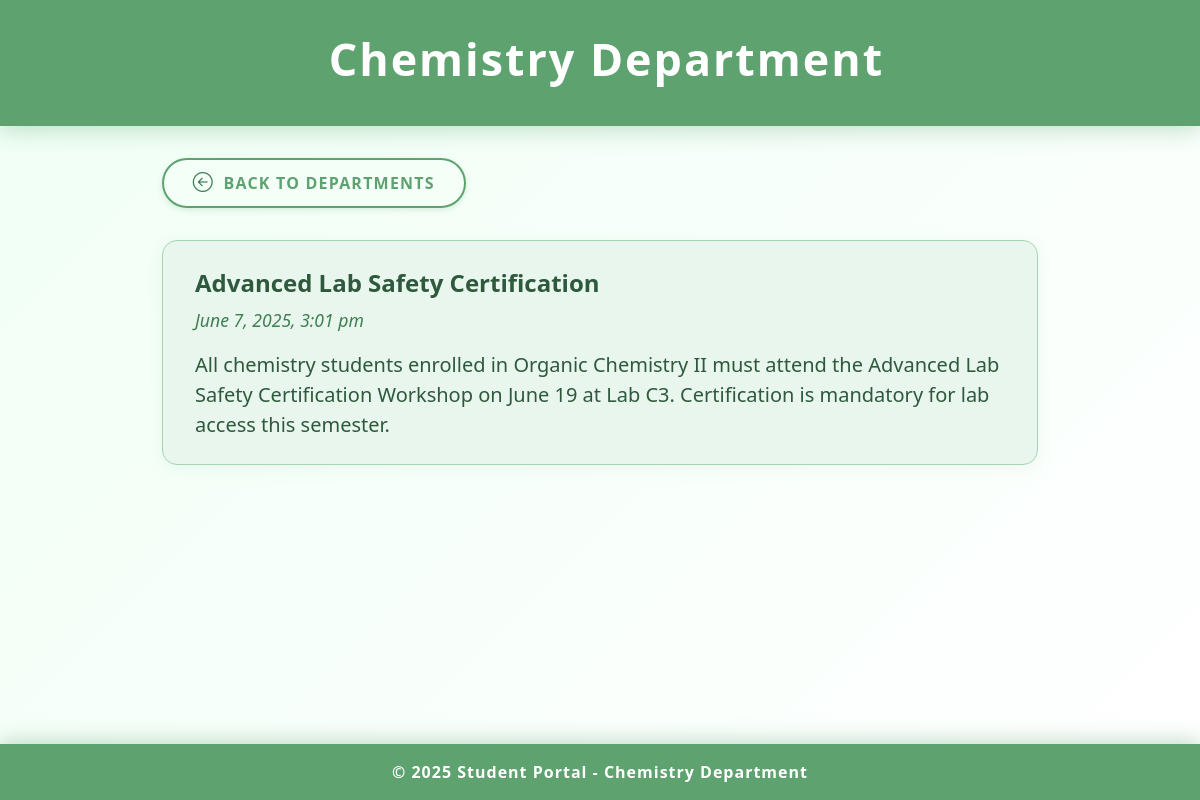
Page /chemistry.php on the committed database.
### tables this page shows
CREATE TABLE IF NOT EXISTS `announcements` (
  `id` int NOT NULL AUTO_INCREMENT,
  `title` text NOT NULL,
  `content` text NOT NULL,
  `display` enum('general','computer_science','physics','chemistry','math') NOT NULL,
  `datetime` datetime NOT NULL,
  PRIMARY KEY (`id`)
);

### chemistry.php (the view, shortened to what this page needs)
<?php
include 'db.php';
$query = "SELECT title, content, datetime FROM announcements WHERE display='chemistry' ORDER BY datetime DESC LIMIT 10";
$result = mysqli_query($conn, $query);
?>
<!DOCTYPE html>
<html lang="en">
<head>
  <link href="https://cdn.jsdelivr.net/npm/bootstrap@5.3.2/dist/css/bootstrap.min.css" rel="stylesheet" />
  <link rel="stylesheet" href="https://cdn.jsdelivr.net/npm/bootstrap-icons@1.10.5/font/bootstrap-icons.css" />
</head>
<body>
<header>
  <h1><i class="bi bi-beaker"></i> Chemistry Department</h1>
</header>
<div class="container">
  <a href="index.php" class="btn-back"><i class="bi bi-arrow-left-circle"></i> Back to Departments</a>
  <?php
  if (mysqli_num_rows($result) > 0) {
    while ($row = mysqli_fetch_assoc($result)) {
      $title = htmlspecialchars($row['title']);
      $content = nl2br(htmlspecialchars($row['content']));
      $date = date("F j, Y, g:i a", strtotime($row['datetime']));
      echo '<div class="announcement-card">';
      echo "<div class='announcement-title'>{$title}</div>";
      echo "<div class='announcement-date'>{$date}</div>";
      echo "<div class='announcement-content'>{$content}</div>";
      echo '</div>';
    }
  } else {
    echo '<p>No announcements found for the Chemistry department.</p>';
  }
  ?>
</div>
<footer>
  &copy; <?php echo date("Y"); ?> Student Portal - Chemistry Department
</footer>
</body>
</html>

### chemistry.php (style rules this page uses)
body { background: linear-gradient(135deg, #f0fff5, #ffffff); font-family: 'Segoe UI', Tahoma, Geneva, Verdana, sans-serif; color: #2e593d; min-height: 100vh; display: flex; flex-direction: column; }
header { background-color: #5da26f; color: white; padding: 2rem 1rem; text-align: center; box-shadow: 0 6px 20px rgba(93, 162, 111, 0.3); margin-bottom: 2rem; }
header h1 { font-weight: 800; font-size: 2.8rem; letter-spacing: 2px; display: flex; justify-content: center; align-items: center; gap: 0.8rem; }
.bi { font-size: 3rem; color: #407e54; }
.container { flex-grow: 1; max-width: 900px; margin-bottom: 4rem; }
.announcement-card { background: #e8f6ed; border-radius: 15px; border: 1px solid #a7d4b4; box-shadow: 0 4px 18px rgba(93, 162, 111, 0.08); padding: 1.5rem 2rem; margin-bottom: 1.5rem; transition: box-shadow 0.3s ease; }
.announcement-title { font-weight: 700; font-size: 1.5rem; margin-bottom: 0.4rem; }
.announcement-date { font-style: italic; color: #407e54; margin-bottom: 1rem; font-size: 1.1rem; }
.announcement-content { font-size: 1.25rem; line-height: 1.5; white-space: pre-wrap; }
footer { background-color: #5da26f; color: white; text-align: center; padding: 1rem 0; font-weight: 600; letter-spacing: 1px; user-select: none; box-shadow: 0 -4px 20px rgba(93, 162, 111, 0.35); }
a.btn-back { display: inline-flex; align-items: center; gap: 0.6rem; margin-bottom: 2rem; color: #5da26f; font-weight: 700; text-decoration: none; border: 2px solid #5da26f; border-radius: 30px; padding: 0.5rem 1.8rem; text-transform: uppercase; letter-spacing: 1.2px; box-shadow: 0 2px 6px rgba(93, 162, 111, 0.2); transition: background-color 0.3s ease, color 0.3s ease, box-shadow 0.3s ease; user-select: none; }
a.btn-back .bi { font-size: 1.25rem; transition: filter 0.3s ease; }

### rows in the picture
announcements: title "Advanced Lab Safety Certification", datetime "June 7, 2025, 3:01 pm", content "All chemistry students enrolled in Organic Chemistry II must attend the Advanced Lab Safety Certification Workshop on June 19 at Lab C3. Certification is mandatory for lab access this semester."
